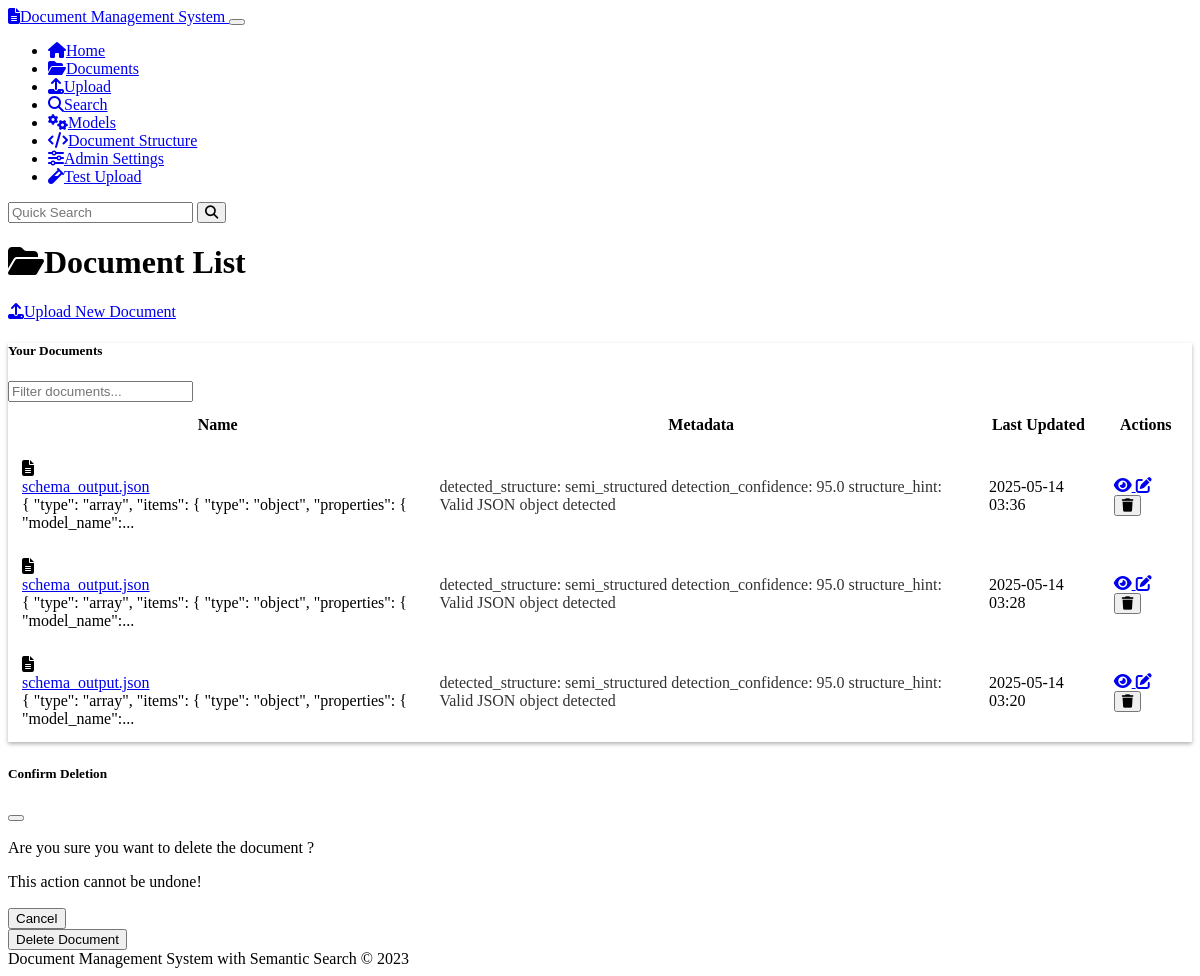
Screenshot of /documents with the database file from the repository.
### models.py (models this page shows, shortened)
class Document(db.Model):
    id = db.Column(db.String(36), primary_key=True, default=lambda: str(uuid.uuid4()))
    name = db.Column(db.String(255), nullable=False)
    content = db.Column(db.Text, nullable=False)
    mime_type = db.Column(db.String(100), nullable=False)
    created_at = db.Column(db.DateTime, default=datetime.datetime.utcnow)
    updated_at = db.Column(db.DateTime, default=datetime.datetime.utcnow, onupdate=datetime.datetime.utcnow)
    chunks = db.relationship('Chunk', backref='document', cascade='all, delete-orphan')
    doc_metadata = db.relationship('Metadata', backref='document', cascade='all, delete-orphan')

class Metadata(db.Model):
    id = db.Column(db.String(36), primary_key=True, default=lambda: str(uuid.uuid4()))
    document_id = db.Column(db.String(36), db.ForeignKey('document.id'), nullable=False)
    key = db.Column(db.String(100), nullable=False)
    value = db.Column(db.String(255), nullable=False)

### routes.py (the view)
@app.route('/documents')
def document_list():
    documents = Document.query.order_by(Document.updated_at.desc()).all()
    documents_with_metadata = []
    for doc in documents:
        doc_metadata = Metadata.query.filter_by(document_id=doc.id).all()
        documents_with_metadata.append({
            'document': doc,
            'metadata': doc_metadata
        })
    return render_template('document_list.html', documents=documents_with_metadata)

### templates/document_list.html (shortened to what this page needs)
{% extends 'base.html' %}
{% block content %}
<div class="row mb-4">
    <div class="col-md-6">
        <h1><i class="fas fa-folder-open me-2"></i>Document List</h1>
    </div>
    <div class="col-md-6 text-md-end">
        <a href="{{ url_for('upload') }}" class="btn btn-primary">
            <i class="fas fa-upload me-1"></i>Upload New Document
        </a>
    </div>
</div>
{% if documents %}
    <div class="row mb-4">
        <div class="col-12">
            <div class="card">
                <div class="card-header">
                    <div class="row align-items-center">
                        <div class="col-md-6">
                            <h5 class="mb-0">Your Documents</h5>
                        </div>
                        <div class="col-md-6">
                            <input type="text" id="document-search" class="form-control" placeholder="Filter documents...">
                        </div>
                    </div>
                </div>
                <div class="table-responsive">
                    <table class="table table-hover align-middle mb-0">
                        <thead>
                            <tr>
                                <th>Name</th>
                                <th>Metadata</th>
                                <th>Last Updated</th>
                                <th class="text-center">Actions</th>
                            </tr>
                        </thead>
                        <tbody>
                            {% for doc_item in documents %}
                                <tr class="document-row">
                                    <td>
                                        <div class="d-flex align-items-center">
                                            <i class="fas fa-file-alt text-muted me-2"></i>
                                            <div>
                                                <a href="{{ url_for('document_view', document_id=doc_item.document.id) }}" class="text-decoration-none">
                                                    {{ doc_item.document.name }}
                                                </a>
                                                <div class="small text-muted">
                                                    {{ (doc_item.document.content[:100] + '...') if doc_item.document.content|length > 100 else doc_item.document.content }}
                                                </div>
                                            </div>
                                        </div>
                                    </td>
                                    <td>
                                        {% if doc_item.metadata %}
                                            {% for meta in doc_item.metadata %}
                                                <span class="badge bg-secondary me-1">
                                                    {{ meta.key }}: {{ meta.value }}
                                                </span>
                                            {% endfor %}
                                        {% else %}
                                            <span class="text-muted">No metadata</span>
                                        {% endif %}
                                    </td>
                                    <td>{{ doc_item.document.updated_at.strftime('%Y-%m-%d %H:%M') }}</td>
                                    <td>
                                        <div class="btn-group">
                                            <a href="{{ url_for('document_view', document_id=doc_item.document.id) }}"
                                               class="btn btn-sm btn-outline-info" title="View Document">
                                                <i class="fas fa-eye"></i>
                                            </a>
                                            <a href="{{ url_for('document_edit', document_id=doc_item.document.id) }}"
                                               class="btn btn-sm btn-outline-warning" title="Edit Document">
                                                <i class="fas fa-edit"></i>
                                            </a>
                                            <button type="button" class="btn btn-sm btn-outline-danger delete-document"
                                                    data-document-id="{{ doc_item.document.id }}"
                                                    data-document-name="{{ doc_item.document.name }}"
                                                    title="Delete Document">
                                                <i class="fas fa-trash"></i>
                                            </button>
                                        </div>
                                    </td>
                                </tr>
                            {% endfor %}
                        </tbody>
                    </table>
                </div>
            </div>
        </div>
    </div>
{% else %}
    <div class="alert alert-info">
        <i class="fas fa-info-circle me-2"></i>No documents found. <a href="{{ url_for('upload') }}">Upload your first document</a>!
    </div>
{% endif %}
<div class="modal fade" id="deleteDocumentModal" tabindex="-1" aria-labelledby="deleteDocumentModalLabel" aria-hidden="true">
    <div class="modal-dialog">
        <div class="modal-content">
            <div class="modal-header">
                <h5 class="modal-title" id="deleteDocumentModalLabel">Confirm Deletion</h5>
                <button type="button" class="btn-close" data-bs-dismiss="modal" aria-label="Close"></button>
            </div>
            <div class="modal-body">
                <p>Are you sure you want to delete the document <strong id="delete-document-name"></strong>?</p>
                <p class="text-danger">This action cannot be undone!</p>
            </div>
            <div class="modal-footer">
                <button type="button" class="btn btn-secondary" data-bs-dismiss="modal">Cancel</button>
                <form id="delete-document-form" method="post">
                    <button type="submit" class="btn btn-danger">Delete Document</button>
                </form>
            </div>
        </div>
    </div>
</div>
{% endblock %}

### static/css/custom.css (style rules this page uses)
body { min-height: 100vh; display: flex; flex-direction: column; }
.badge.bg-secondary { opacity: 0.8; }
.card { box-shadow: 0 0.125rem 0.25rem rgba(0, 0, 0, 0.3); margin-bottom: 1.5rem; }
.card-header { font-weight: 500; }
.btn { font-weight: 500; }
.btn-primary { background-color: var(--bs-primary); border-color: var(--bs-primary); }
.table > :not(caption) > * > * { padding: 0.75rem; }
.modal-header { border-bottom: 1px solid rgba(255, 255, 255, 0.1); }
.modal-footer { border-top: 1px solid rgba(255, 255, 255, 0.1); }

### rows the page displays
Document: document.name "schema_output.json", content "{ \"type\": \"array\", \"items\": { \"type\": \"object\", \"properties\": { \"model_name\":...", document.updated_at "2025-05-14 03:36"
Metadata: key "detected_structure", value "semi_structured"
Metadata: key "detection_confidence", value "95.0"
Metadata: key "structure_hint", value "Valid JSON object detected"
Document: document.name "schema_output.json", content "{ \"type\": \"array\", \"items\": { \"type\": \"object\", \"properties\": { \"model_name\":...", document.updated_at "2025-05-14 03:28"
Metadata: key "detected_structure", value "semi_structured"
Metadata: key "detection_confidence", value "95.0"
Metadata: key "structure_hint", value "Valid JSON object detected"
Document: document.name "schema_output.json", content "{ \"type\": \"array\", \"items\": { \"type\": \"object\", \"properties\": { \"model_name\":...", document.updated_at "2025-05-14 03:20"
Metadata: key "detected_structure", value "semi_structured"
Metadata: key "detection_confidence", value "95.0"
Metadata: key "structure_hint", value "Valid JSON object detected"
